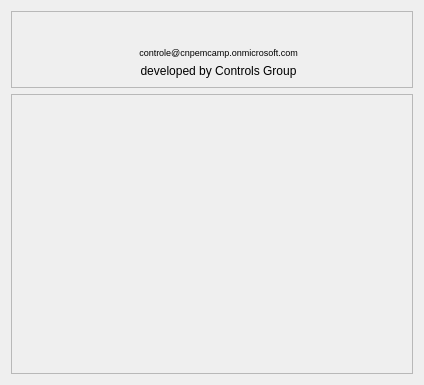
<?xml version="1.0" encoding="UTF-8"?>
<ui version="4.0">
 <class>Form</class>
 <widget class="QWidget" name="Form">
  <property name="geometry">
   <rect>
    <x>0</x>
    <y>0</y>
    <width>424</width>
    <height>385</height>
   </rect>
  </property>
  <property name="windowTitle">
   <string>Form</string>
  </property>
  <layout class="QGridLayout" name="gridLayout">
   <item row="0" column="0">
    <widget class="QFrame" name="frame_3">
     <property name="frameShape">
      <enum>QFrame::StyledPanel</enum>
     </property>
     <property name="frameShadow">
      <enum>QFrame::Raised</enum>
     </property>
     <layout class="QGridLayout" name="gridLayout_3">
      <item row="2" column="4">
       <widget class="QLabel" name="label_296">
        <property name="maximumSize">
         <size>
          <width>16777215</width>
          <height>20</height>
         </size>
        </property>
        <property name="text">
         <string>developed by Controls Group</string>
        </property>
        <property name="alignment">
         <set>Qt::AlignCenter</set>
        </property>
       </widget>
      </item>
      <item row="0" column="3" colspan="2">
       <widget class="QLabel" name="label_2">
        <property name="text">
         <string>&lt;html&gt;&lt;head/&gt;&lt;body&gt;&lt;p&gt;&lt;img src=&quot;images/CNPEM.jpg&quot;/&gt;&lt;/p&gt;&lt;/body&gt;&lt;/html&gt;</string>
        </property>
       </widget>
      </item>
      <item row="0" column="5">
       <spacer name="horizontalSpacer">
        <property name="orientation">
         <enum>Qt::Horizontal</enum>
        </property>
        <property name="sizeHint" stdset="0">
         <size>
          <width>40</width>
          <height>20</height>
         </size>
        </property>
       </spacer>
      </item>
      <item row="1" column="4">
       <widget class="QLabel" name="label_294">
        <property name="maximumSize">
         <size>
          <width>16777215</width>
          <height>15</height>
         </size>
        </property>
        <property name="palette">
         <palette>
          <active>
           <colorrole role="WindowText">
            <brush brushstyle="SolidPattern">
             <color alpha="255">
              <red>0</red>
              <green>0</green>
              <blue>255</blue>
             </color>
            </brush>
           </colorrole>
           <colorrole role="Button">
            <brush brushstyle="SolidPattern">
             <color alpha="255">
              <red>239</red>
              <green>235</green>
              <blue>231</blue>
             </color>
            </brush>
           </colorrole>
           <colorrole role="Light">
            <brush brushstyle="SolidPattern">
             <color alpha="255">
              <red>255</red>
              <green>255</green>
              <blue>255</blue>
             </color>
            </brush>
           </colorrole>
           <colorrole role="Midlight">
            <brush brushstyle="SolidPattern">
             <color alpha="255">
              <red>247</red>
              <green>245</green>
              <blue>243</blue>
             </color>
            </brush>
           </colorrole>
           <colorrole role="Dark">
            <brush brushstyle="SolidPattern">
             <color alpha="255">
              <red>119</red>
              <green>117</green>
              <blue>115</blue>
             </color>
            </brush>
           </colorrole>
           <colorrole role="Mid">
            <brush brushstyle="SolidPattern">
             <color alpha="255">
              <red>159</red>
              <green>157</green>
              <blue>154</blue>
             </color>
            </brush>
           </colorrole>
           <colorrole role="BrightText">
            <brush brushstyle="SolidPattern">
             <color alpha="255">
              <red>255</red>
              <green>255</green>
              <blue>255</blue>
             </color>
            </brush>
           </colorrole>
           <colorrole role="ButtonText">
            <brush brushstyle="SolidPattern">
             <color alpha="255">
              <red>0</red>
              <green>0</green>
              <blue>0</blue>
             </color>
            </brush>
           </colorrole>
           <colorrole role="Base">
            <brush brushstyle="SolidPattern">
             <color alpha="255">
              <red>255</red>
              <green>255</green>
              <blue>255</blue>
             </color>
            </brush>
           </colorrole>
           <colorrole role="Window">
            <brush brushstyle="SolidPattern">
             <color alpha="255">
              <red>239</red>
              <green>235</green>
              <blue>231</blue>
             </color>
            </brush>
           </colorrole>
           <colorrole role="Shadow">
            <brush brushstyle="SolidPattern">
             <color alpha="255">
              <red>0</red>
              <green>0</green>
              <blue>0</blue>
             </color>
            </brush>
           </colorrole>
           <colorrole role="AlternateBase">
            <brush brushstyle="SolidPattern">
             <color alpha="255">
              <red>247</red>
              <green>245</green>
              <blue>243</blue>
             </color>
            </brush>
           </colorrole>
           <colorrole role="ToolTipBase">
            <brush brushstyle="SolidPattern">
             <color alpha="255">
              <red>255</red>
              <green>255</green>
              <blue>220</blue>
             </color>
            </brush>
           </colorrole>
           <colorrole role="ToolTipText">
            <brush brushstyle="SolidPattern">
             <color alpha="255">
              <red>0</red>
              <green>0</green>
              <blue>0</blue>
             </color>
            </brush>
           </colorrole>
          </active>
          <inactive>
           <colorrole role="WindowText">
            <brush brushstyle="SolidPattern">
             <color alpha="255">
              <red>0</red>
              <green>0</green>
              <blue>0</blue>
             </color>
            </brush>
           </colorrole>
           <colorrole role="Button">
            <brush brushstyle="SolidPattern">
             <color alpha="255">
              <red>239</red>
              <green>235</green>
              <blue>231</blue>
             </color>
            </brush>
           </colorrole>
           <colorrole role="Light">
            <brush brushstyle="SolidPattern">
             <color alpha="255">
              <red>255</red>
              <green>255</green>
              <blue>255</blue>
             </color>
            </brush>
           </colorrole>
           <colorrole role="Midlight">
            <brush brushstyle="SolidPattern">
             <color alpha="255">
              <red>247</red>
              <green>245</green>
              <blue>243</blue>
             </color>
            </brush>
           </colorrole>
           <colorrole role="Dark">
            <brush brushstyle="SolidPattern">
             <color alpha="255">
              <red>119</red>
              <green>117</green>
              <blue>115</blue>
             </color>
            </brush>
           </colorrole>
           <colorrole role="Mid">
            <brush brushstyle="SolidPattern">
             <color alpha="255">
              <red>159</red>
              <green>157</green>
              <blue>154</blue>
             </color>
            </brush>
           </colorrole>
           <colorrole role="BrightText">
            <brush brushstyle="SolidPattern">
             <color alpha="255">
              <red>255</red>
              <green>255</green>
              <blue>255</blue>
             </color>
            </brush>
           </colorrole>
           <colorrole role="ButtonText">
            <brush brushstyle="SolidPattern">
             <color alpha="255">
              <red>0</red>
              <green>0</green>
              <blue>0</blue>
             </color>
            </brush>
           </colorrole>
           <colorrole role="Base">
            <brush brushstyle="SolidPattern">
             <color alpha="255">
              <red>255</red>
              <green>255</green>
              <blue>255</blue>
             </color>
            </brush>
           </colorrole>
           <colorrole role="Window">
            <brush brushstyle="SolidPattern">
             <color alpha="255">
              <red>239</red>
              <green>235</green>
              <blue>231</blue>
             </color>
            </brush>
           </colorrole>
           <colorrole role="Shadow">
            <brush brushstyle="SolidPattern">
             <color alpha="255">
              <red>0</red>
              <green>0</green>
              <blue>0</blue>
             </color>
            </brush>
           </colorrole>
           <colorrole role="AlternateBase">
            <brush brushstyle="SolidPattern">
             <color alpha="255">
              <red>247</red>
              <green>245</green>
              <blue>243</blue>
             </color>
            </brush>
           </colorrole>
           <colorrole role="ToolTipBase">
            <brush brushstyle="SolidPattern">
             <color alpha="255">
              <red>255</red>
              <green>255</green>
              <blue>220</blue>
             </color>
            </brush>
           </colorrole>
           <colorrole role="ToolTipText">
            <brush brushstyle="SolidPattern">
             <color alpha="255">
              <red>0</red>
              <green>0</green>
              <blue>0</blue>
             </color>
            </brush>
           </colorrole>
          </inactive>
          <disabled>
           <colorrole role="WindowText">
            <brush brushstyle="SolidPattern">
             <color alpha="255">
              <red>119</red>
              <green>117</green>
              <blue>115</blue>
             </color>
            </brush>
           </colorrole>
           <colorrole role="Button">
            <brush brushstyle="SolidPattern">
             <color alpha="255">
              <red>239</red>
              <green>235</green>
              <blue>231</blue>
             </color>
            </brush>
           </colorrole>
           <colorrole role="Light">
            <brush brushstyle="SolidPattern">
             <color alpha="255">
              <red>255</red>
              <green>255</green>
              <blue>255</blue>
             </color>
            </brush>
           </colorrole>
           <colorrole role="Midlight">
            <brush brushstyle="SolidPattern">
             <color alpha="255">
              <red>247</red>
              <green>245</green>
              <blue>243</blue>
             </color>
            </brush>
           </colorrole>
           <colorrole role="Dark">
            <brush brushstyle="SolidPattern">
             <color alpha="255">
              <red>119</red>
              <green>117</green>
              <blue>115</blue>
             </color>
            </brush>
           </colorrole>
           <colorrole role="Mid">
            <brush brushstyle="SolidPattern">
             <color alpha="255">
              <red>159</red>
              <green>157</green>
              <blue>154</blue>
             </color>
            </brush>
           </colorrole>
           <colorrole role="BrightText">
            <brush brushstyle="SolidPattern">
             <color alpha="255">
              <red>255</red>
              <green>255</green>
              <blue>255</blue>
             </color>
            </brush>
           </colorrole>
           <colorrole role="ButtonText">
            <brush brushstyle="SolidPattern">
             <color alpha="255">
              <red>119</red>
              <green>117</green>
              <blue>115</blue>
             </color>
            </brush>
           </colorrole>
           <colorrole role="Base">
            <brush brushstyle="SolidPattern">
             <color alpha="255">
              <red>239</red>
              <green>235</green>
              <blue>231</blue>
             </color>
            </brush>
           </colorrole>
           <colorrole role="Window">
            <brush brushstyle="SolidPattern">
             <color alpha="255">
              <red>239</red>
              <green>235</green>
              <blue>231</blue>
             </color>
            </brush>
           </colorrole>
           <colorrole role="Shadow">
            <brush brushstyle="SolidPattern">
             <color alpha="255">
              <red>0</red>
              <green>0</green>
              <blue>0</blue>
             </color>
            </brush>
           </colorrole>
           <colorrole role="AlternateBase">
            <brush brushstyle="SolidPattern">
             <color alpha="255">
              <red>239</red>
              <green>235</green>
              <blue>231</blue>
             </color>
            </brush>
           </colorrole>
           <colorrole role="ToolTipBase">
            <brush brushstyle="SolidPattern">
             <color alpha="255">
              <red>255</red>
              <green>255</green>
              <blue>220</blue>
             </color>
            </brush>
           </colorrole>
           <colorrole role="ToolTipText">
            <brush brushstyle="SolidPattern">
             <color alpha="255">
              <red>0</red>
              <green>0</green>
              <blue>0</blue>
             </color>
            </brush>
           </colorrole>
          </disabled>
         </palette>
        </property>
        <property name="font">
         <font>
          <pointsize>7</pointsize>
         </font>
        </property>
        <property name="text">
         <string>controle@cnpemcamp.onmicrosoft.com</string>
        </property>
        <property name="alignment">
         <set>Qt::AlignCenter</set>
        </property>
       </widget>
      </item>
      <item row="0" column="1" rowspan="3">
       <widget class="QLabel" name="label_3">
        <property name="text">
         <string>&lt;html&gt;&lt;head/&gt;&lt;body&gt;&lt;p&gt;&lt;img src=&quot;images/LNLS.png&quot;/&gt;&lt;/p&gt;&lt;/body&gt;&lt;/html&gt;</string>
        </property>
       </widget>
      </item>
      <item row="0" column="0">
       <spacer name="horizontalSpacer_2">
        <property name="orientation">
         <enum>Qt::Horizontal</enum>
        </property>
        <property name="sizeHint" stdset="0">
         <size>
          <width>40</width>
          <height>20</height>
         </size>
        </property>
       </spacer>
      </item>
     </layout>
    </widget>
   </item>
   <item row="1" column="0">
    <widget class="QScrollArea" name="scrollArea">
     <property name="widgetResizable">
      <bool>true</bool>
     </property>
     <widget class="QWidget" name="scrollAreaWidgetContents">
      <property name="geometry">
       <rect>
        <x>0</x>
        <y>0</y>
        <width>404</width>
        <height>280</height>
       </rect>
      </property>
     </widget>
    </widget>
   </item>
  </layout>
 </widget>
 <resources/>
 <connections/>
</ui>
